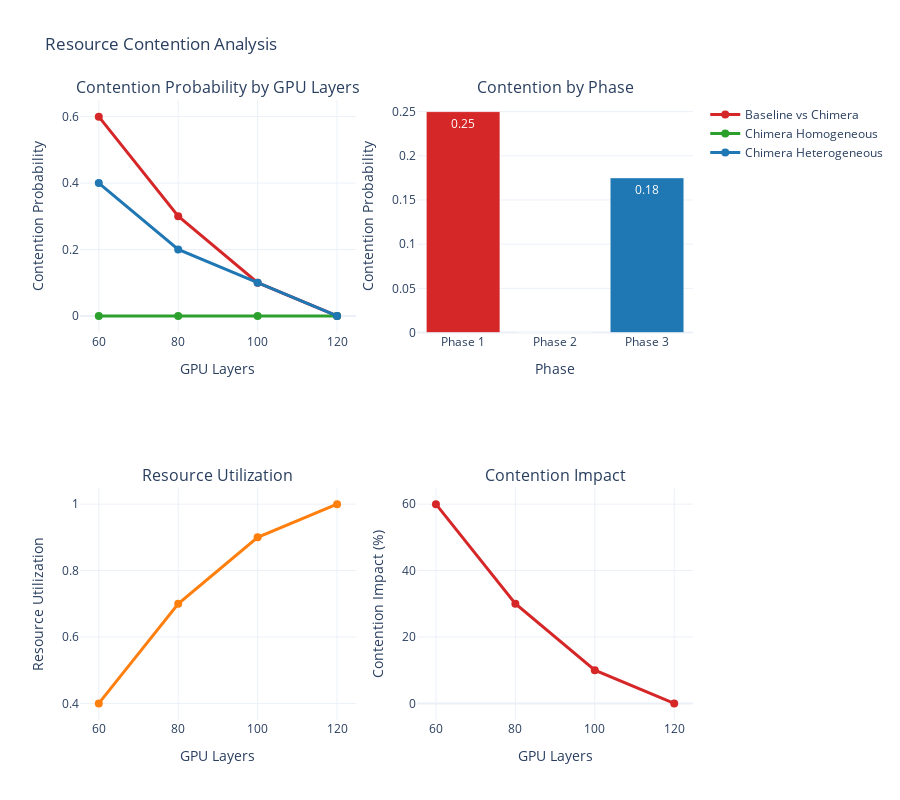

Notebook cell for this chart:
### Code cell
# Resource Contention Analysis
def create_resource_contention_analysis():
    """Analyze resource contention patterns across different configurations"""
    
    # Create resource contention data based on TR110 findings
    gpu_layers = [60, 80, 100, 120]
    contention_data = {
        'gpu_layers': gpu_layers,
        'baseline_vs_chimera': [0.6, 0.3, 0.1, 0.0],  # Contention probability
        'chimera_homo': [0.0, 0.0, 0.0, 0.0],  # No contention
        'chimera_hetero': [0.4, 0.2, 0.1, 0.0]  # Some contention
    }
    
    # Create resource contention analysis
    fig = make_subplots(
        rows=2, cols=2,
        subplot_titles=('Contention Probability by GPU Layers', 'Contention by Phase', 
                       'Resource Utilization', 'Contention Impact'),
        specs=[[{"secondary_y": False}, {"secondary_y": False}],
               [{"secondary_y": False}, {"secondary_y": False}]]
    )
    
    # Contention Probability by GPU Layers
    fig.add_trace(
        go.Scatter(
            x=contention_data['gpu_layers'],
            y=contention_data['baseline_vs_chimera'],
            mode='lines+markers',
            name='Baseline vs Chimera',
            line=dict(color='#d62728', width=3),
            marker=dict(size=8)
        ),
        row=1, col=1
    )
    
    fig.add_trace(
        go.Scatter(
            x=contention_data['gpu_layers'],
            y=contention_data['chimera_homo'],
            mode='lines+markers',
            name='Chimera Homogeneous',
            line=dict(color='#2ca02c', width=3),
            marker=dict(size=8)
        ),
        row=1, col=1
    )
    
    fig.add_trace(
        go.Scatter(
            x=contention_data['gpu_layers'],
            y=contention_data['chimera_hetero'],
            mode='lines+markers',
            name='Chimera Heterogeneous',
            line=dict(color='#1f77b4', width=3),
            marker=dict(size=8)
        ),
        row=1, col=1
    )
    
    # Contention by Phase
    phases = ['Phase 1', 'Phase 2', 'Phase 3']
    avg_contention = [np.mean(contention_data['baseline_vs_chimera']), 
                     np.mean(contention_data['chimera_homo']), 
                     np.mean(contention_data['chimera_hetero'])]
    
    fig.add_trace(
        go.Bar(
            x=phases,
            y=avg_contention,
            name='Average Contention',
            marker_color=['#d62728', '#2ca02c', '#1f77b4'],
            text=[f'{c:.2f}' for c in avg_contention],
            textposition='auto',
            showlegend=False
        ),
        row=1, col=2
    )
    
    # Resource Utilization
    utilization = [1 - c for c in contention_data['baseline_vs_chimera']]
    fig.add_trace(
        go.Scatter(
            x=contention_data['gpu_layers'],
            y=utilization,
            mode='lines+markers',
            name='Resource Utilization',
            line=dict(color='#ff7f0e', width=3),
            marker=dict(size=8),
            showlegend=False
        ),
        row=2, col=1
    )
    
    # Contention Impact
    impact = [c * 100 for c in contention_data['baseline_vs_chimera']]
    fig.add_trace(
        go.Scatter(
            x=contention_data['gpu_layers'],
            y=impact,
            mode='lines+markers',
            name='Contention Impact %',
            line=dict(color='#d62728', width=3),
            marker=dict(size=8),
            showlegend=False
        ),
        row=2, col=2
    )
    
    # Update layout
    fig.update_layout(
        title="Resource Contention Analysis",
        height=800,
        showlegend=True,
        font=dict(size=12)
    )
    
    # Update axes labels
    fig.update_xaxes(title_text="GPU Layers", row=1, col=1)
    fig.update_xaxes(title_text="Phase", row=1, col=2)
    fig.update_xaxes(title_text="GPU Layers", row=2, col=1)
    fig.update_xaxes(title_text="GPU Layers", row=2, col=2)
    fig.update_yaxes(title_text="Contention Probability", row=1, col=1)
    fig.update_yaxes(title_text="Contention Probability", row=1, col=2)
    fig.update_yaxes(title_text="Resource Utilization", row=2, col=1)
    fig.update_yaxes(title_text="Contention Impact (%)", row=2, col=2)
    
    return fig, contention_data

# Create and display the visualization
contention_fig, contention_data = create_resource_contention_analysis()
contention_fig.show()

# Display resource contention insights
print("📊 Resource Contention Analysis:")
print(f"GPU=60: {contention_data['baseline_vs_chimera'][0]:.1%} contention probability")
print(f"GPU=80: {contention_data['baseline_vs_chimera'][1]:.1%} contention probability")
print(f"GPU=100: {contention_data['baseline_vs_chimera'][2]:.1%} contention probability")
print(f"GPU=120: {contention_data['baseline_vs_chimera'][3]:.1%} contention probability")
print("Key Finding: 80 layers minimum threshold for contention-free execution")

### Figure 1 — Plotly figure (JSON) as saved in the notebook; plotly's stock layout.template omitted (floating-point values rounded to 4 significant figures)
{"data": [{"line": {"color": "#d62728", "width": 3}, "marker": {"size": 8}, "mode": "lines+markers", "name": "Baseline vs Chimera", "type": "scatter", "x": [60, 80, 100, 120], "xaxis": "x", "y": [0.6, 0.3, 0.1, 0], "yaxis": "y"}, {"line": {"color": "#2ca02c", "width": 3}, "marker": {"size": 8}, "mode": "lines+markers", "name": "Chimera Homogeneous", "type": "scatter", "x": [60, 80, 100, 120], "xaxis": "x", "y": [0, 0, 0, 0], "yaxis": "y"}, {"line": {"color": "#1f77b4", "width": 3}, "marker": {"size": 8}, "mode": "lines+markers", "name": "Chimera Heterogeneous", "type": "scatter", "x": [60, 80, 100, 120], "xaxis": "x", "y": [0.4, 0.2, 0.1, 0], "yaxis": "y"}, {"marker": {"color": ["#d62728", "#2ca02c", "#1f77b4"]}, "name": "Average Contention", "showlegend": false, "text": ["0.25", "0.00", "0.18"], "textposition": "auto", "type": "bar", "x": ["Phase 1", "Phase 2", "Phase 3"], "xaxis": "x2", "y": [0.25, 0, 0.175], "yaxis": "y2"}, {"line": {"color": "#ff7f0e", "width": 3}, "marker": {"size": 8}, "mode": "lines+markers", "name": "Resource Utilization", "showlegend": false, "type": "scatter", "x": [60, 80, 100, 120], "xaxis": "x3", "y": [0.4, 0.7, 0.9, 1], "yaxis": "y3"}, {"line": {"color": "#d62728", "width": 3}, "marker": {"size": 8}, "mode": "lines+markers", "name": "Contention Impact %", "showlegend": false, "type": "scatter", "x": [60, 80, 100, 120], "xaxis": "x4", "y": [60, 30, 10, 0], "yaxis": "y4"}], "layout": {"annotations": [{"font": {"size": 16}, "showarrow": false, "text": "Contention Probability by GPU Layers", "x": 0.225, "xanchor": "center", "xref": "paper", "y": 1, "yanchor": "bottom", "yref": "paper"}, {"font": {"size": 16}, "showarrow": false, "text": "Contention by Phase", "x": 0.775, "xanchor": "center", "xref": "paper", "y": 1, "yanchor": "bottom", "yref": "paper"}, {"font": {"size": 16}, "showarrow": false, "text": "Resource Utilization", "x": 0.225, "xanchor": "center", "xref": "paper", "y": 0.375, "yanchor": "bottom", "yref": "paper"}, {"font": {"size": 16}, "showarrow": false, "text": "Contention Impact", "x": 0.775, "xanchor": "center", "xref": "paper", "y": 0.375, "yanchor": "bottom", "yref": "paper"}], "font": {"size": 12}, "height": 800, "showlegend": true, "title": {"text": "Resource Contention Analysis"}, "xaxis": {"anchor": "y", "domain": [0, 0.45], "title": {"text": "GPU Layers"}}, "xaxis2": {"anchor": "y2", "domain": [0.55, 1], "title": {"text": "Phase"}}, "xaxis3": {"anchor": "y3", "domain": [0, 0.45], "title": {"text": "GPU Layers"}}, "xaxis4": {"anchor": "y4", "domain": [0.55, 1], "title": {"text": "GPU Layers"}}, "yaxis": {"anchor": "x", "domain": [0.625, 1], "title": {"text": "Contention Probability"}}, "yaxis2": {"anchor": "x2", "domain": [0.625, 1], "title": {"text": "Contention Probability"}}, "yaxis3": {"anchor": "x3", "domain": [0, 0.375], "title": {"text": "Resource Utilization"}}, "yaxis4": {"anchor": "x4", "domain": [0, 0.375], "title": {"text": "Contention Impact (%)"}}}}
